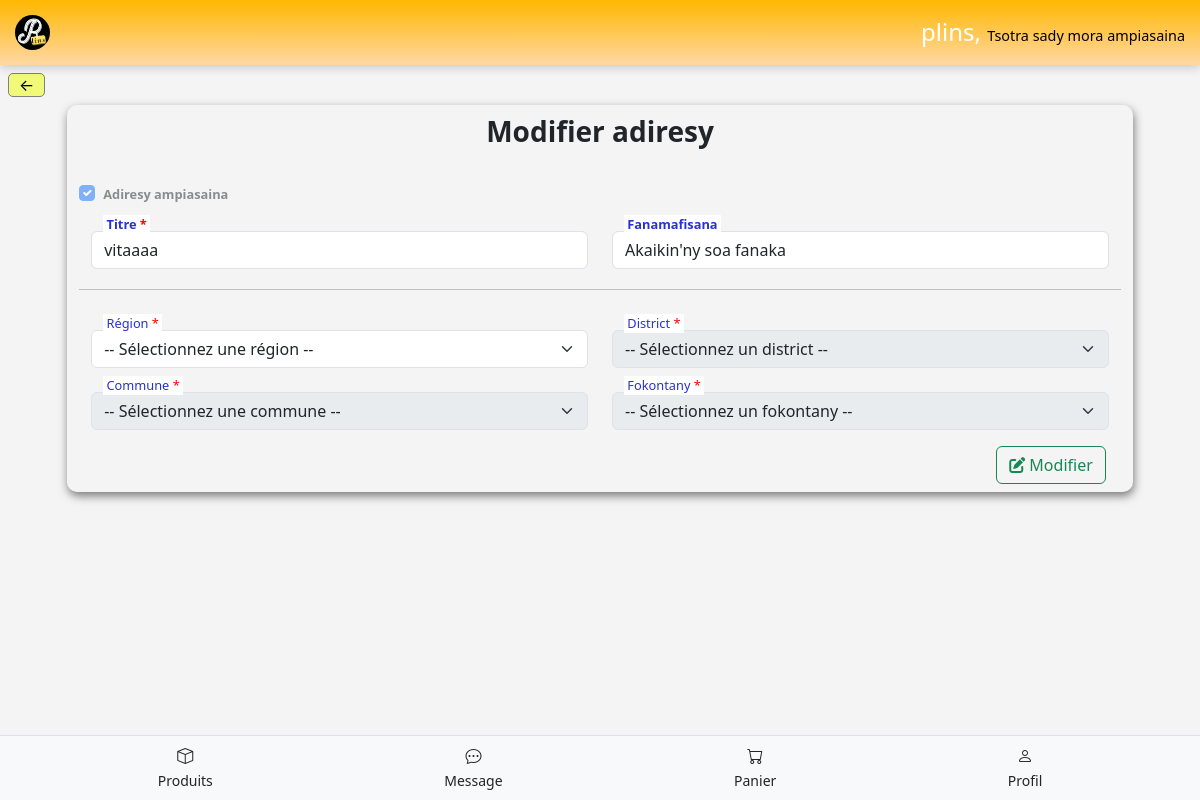
The app's page /acheteur/modifier-adresse/24/ (signed in) with its own data.
### acheteur/models.py (models this page shows, shortened)
class AdresseAcheteur(models.Model):
    user = models.ForeignKey(settings.AUTH_USER_MODEL, on_delete=models.CASCADE, related_name="adresses")
    adresse = models.ForeignKey(Adresse, on_delete=models.CASCADE )
    nom_adresse = models.CharField( max_length=100, blank=True, null=True)  # Exemple: "Maison", "Travail"
    precision_adresse = models.CharField(max_length=150, blank=True, null=True)
    est_defaut = models.BooleanField(default=False)  # Pour marquer une adresse principale

### acheteur/views.py (the view, shortened to what this page needs)
# urls.py: path('modifier-adresse/<int:pk>/', ModifierAdresseAcheteurView.as_view(), name='modifier_adresse'),
class ModifierAdresseAcheteurView(LoginRequiredMixin, View):
    login_url = '/users/acheteur/login/'
    def get(self, request, pk):
        try:
            adresse_acheteur = AdresseAcheteur.objects.get(id=pk, user=request.user)
            form = AdresseAcheteurForm(instance=adresse_acheteur)
            adresses = Adresse.objects.all()
            return render(request, 'acheteur/modifier_adresse.html', {
                'form': form,
                'adresses': adresses,
                'adresse_acheteur': adresse_acheteur,
                'adresse_selectionnee': adresse_acheteur.adresse,
                'region_actuelle': adresse_acheteur.adresse.region,
                'district_actuel': adresse_acheteur.adresse.district,
                'commune_actuelle': adresse_acheteur.adresse.commune,
                'fokontany_actuel': adresse_acheteur.adresse.fokontany,
            })
        except AdresseAcheteur.DoesNotExist:
            return redirect('liste_adresses')

### acheteur/forms.py
class AdresseAcheteurForm(forms.ModelForm):
    class Meta:
        model = AdresseAcheteur
        fields = ['nom_adresse', 'precision_adresse', 'est_defaut']

### vendeur/context_processors.py (called while the page is built)
def magasin_context(request):
    if request.user.is_authenticated:
        try:
            return {'magasin': request.user.magasin}
        except Magasin.DoesNotExist:
            return {'magasin': None}
    return {'magasin': None}

### acheteur/templates/acheteur/modifier_adresse.html (shortened to what this page needs)
{% extends 'acheteur/base_acheteur.html' %}
{% load static %}
{% block content %}
<a href="{% url 'liste_adresses' %}" class="btn-retour">&#8592;</a>
<form method="post">
    <div class="box container mt-2">
        <h3 style="font-weight: bold; text-align: center;">Modifier adiresy</h3> <br>
        <div class="row justify-content-center">
            <div class="row mb-3">
                <div class="form-check">
                    {% if form.instance.est_defaut %}
                        <input class="form-check-input" type="checkbox" id="id_est_defaut" checked disabled>
                    {% else %}
                        <input class="form-check-input" type="checkbox" id="id_est_defaut" name="est_defaut"
                            {% if form.est_defaut.value or not form.instance.pk %}checked{% endif %}>
                    {% endif %}
                    <label class="form-check-label" for="id_est_defaut" style="font-weight: bold;">
                        Adiresy ampiasaina
                    </label>
                </div>
                <div class="col-md-6 position-relative mt-4">
                    <label for="id_nom_adresse" class="form-label custom-label" style="font-weight: bold;">
                        &nbsp;Titre <span class="required-star">*</span>&nbsp;
                    </label>
                    <input type="text" id="id_nom_adresse" name="nom_adresse" class="form-control"
                            value="{{ form.nom_adresse.value|default:'' }}"
                            placeholder="Ohatra : Any antrano, Am-piasana, sns." required>
                </div>
                <div class="col-md-6 position-relative mt-4" style="font-weight: bold;">
                    <label for="id_precision_adresse" class="form-label custom-label">
                        &nbsp;Fanamafisana&nbsp;
                    </label>
                    <input id="id_precision_adresse" name="precision_adresse" class="form-control"
                            rows="3" placeholder="Ex: Près de l'école, bâtiment rouge, etc."
                            value="{{ form.precision_adresse.value|default:'' }}">
                </div>
                <hr style="margin-top: 20px;">
                <div class="col-md-6 position-relative mt-4">
                    <label for="region" class="form-label custom-label">&nbsp;Région <span class="required-star">*</span>&nbsp;</label>
                    <select class="form-select" id="region" name="region">
                        <option value="">-- Sélectionnez une région --</option>
                    </select>
                </div>
                <div class="col-md-6 position-relative mt-4">
                    <label for="district" class="form-label custom-label">&nbsp;District <span class="required-star">*</span>&nbsp;</label>
                    <select class="form-select" id="district" name="district" disabled>
                        <option value="">-- Sélectionnez un district --</option>
                    </select>
                </div>
                <div class="col-md-6 position-relative mt-4">
                    <label for="commune" class="form-label custom-label" >&nbsp;Commune <span class="required-star">*</span>&nbsp;</label>
                    <select class="form-select" id="commune" name="commune" disabled>
                        <option value="">-- Sélectionnez une commune --</option>
                    </select>
                </div>
                <div class="col-md-6 position-relative mt-4">
                    <label for="fokontany" class="form-label custom-label">&nbsp;Fokontany <span class="required-star">*</span>&nbsp;</label>
                    <select class="form-select" id="fokontany" name="fokontany" disabled>
                        <option value="">-- Sélectionnez un fokontany --</option>
                    </select>
                </div>
            </div>
        </div>
        <div class="pb-2  text-end" style="margin-right: 15px;">
            <button type="submit" class="btn btn-outline-success">
                <i class="fas fa-edit"></i> Modifier
            </button>
        </div>
    </div>
</form>
{% endblock %}

### acheteur/templates/acheteur/modifier_adresse.html (style rules this page uses)
.box { border-radius: 10px; width: 90%; margin-top: 10px; box-shadow: 1px 4px 10px rgba(0, 0, 0, 0.5); padding-top: 10px; }
label { font-size: 0.8em; }
.custom-label { position: absolute; top: -1rem; left: 1.5rem; background: white; z-index: 1; color: rgb(38, 50, 212); }
.form-control::placeholder { font-size: 0.7rem; color: #b7b7b7; }
.required-star { color : red; }
.btn-retour { text-decoration: none; color: black; border: 1px solid gray; padding-left: 10px; padding-right: 10px; background-color: rgb(240, 250, 120); border-radius: 5px; transition: 0.4s; }

### records on screen
AdresseAcheteur: nom_adresse "vitaaaa", precision_adresse "Akaikin'ny soa fanaka"
